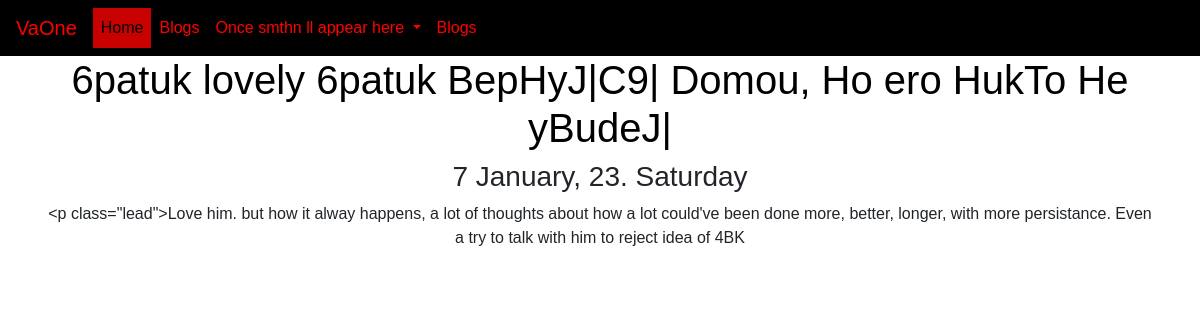
The app's page /blog/2/ with its own data.
### blog/models.py (models this page shows, shortened)
class Blog(models.Model):
    title= models.CharField(max_length=120)
    url = models.URLField(blank=True)
    date= models.DateField()
    description= models.CharField(max_length=500)

### blog/views.py (the view)
# urls.py: path('<int:blog_id>/', views.detail,name='detail'),
def detail(request, blog_id):
    blog = get_object_or_404(Blog,pk=blog_id)
    return render(request, 'blog/detail.html',{'blog':blog})

### blog/templates/blog/detail.html
{% extends 'portfolio/base.html' %} {% block content %}
<div class="container text-center">
<h1><a href="{{ blog.url }}" style="color: black;">{{blog.title}}</a></h1>
<h3>{{blog.date|date:'j E, y. l'}}</h3>
<р class="lead">{{ blog.description }}</p>
</div>
{% endblock %}

### portfolio/static/portfolio/custom.css (style rules this page uses)
body { font-family: 'Kanit', serif; }
body { margin: 0; padding: 0; font-family: Arial, sans-serif; background-image: url("https://dwstroy.ru/lessons/les3635/demo/img/concrete-texture.png"); }

### records on screen
Blog: title "6patuk lovely 6patuk BepHyJ|C9| Domou, Ho ero HukTo He yBudeJ|", date "7 January, 23. Saturday", description "Love him. but how it alway happens, a lot of thoughts about how a lot could've been done more, better, longer, with more persistance. Even a try to talk with him to reject idea of 4BK"
